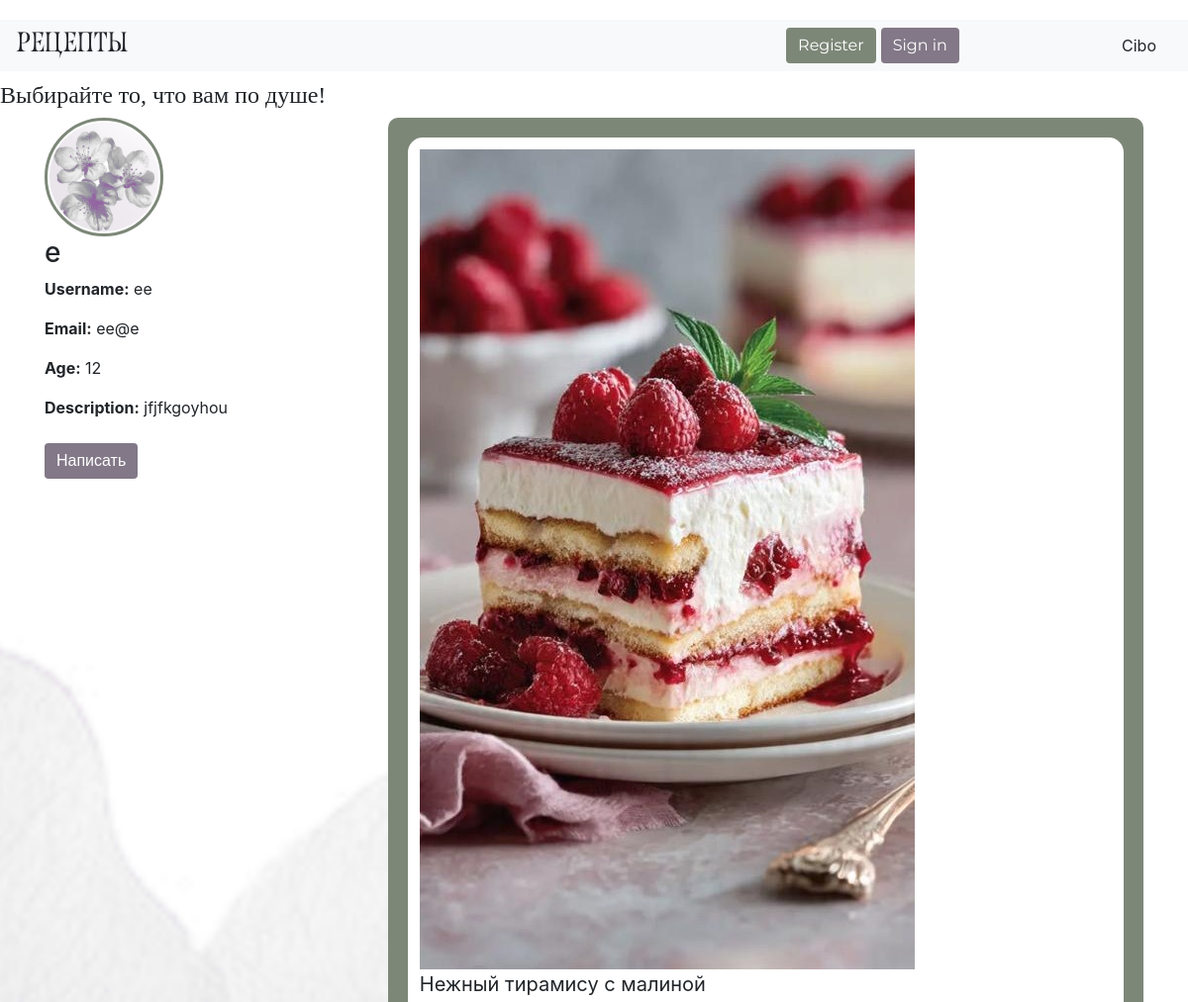
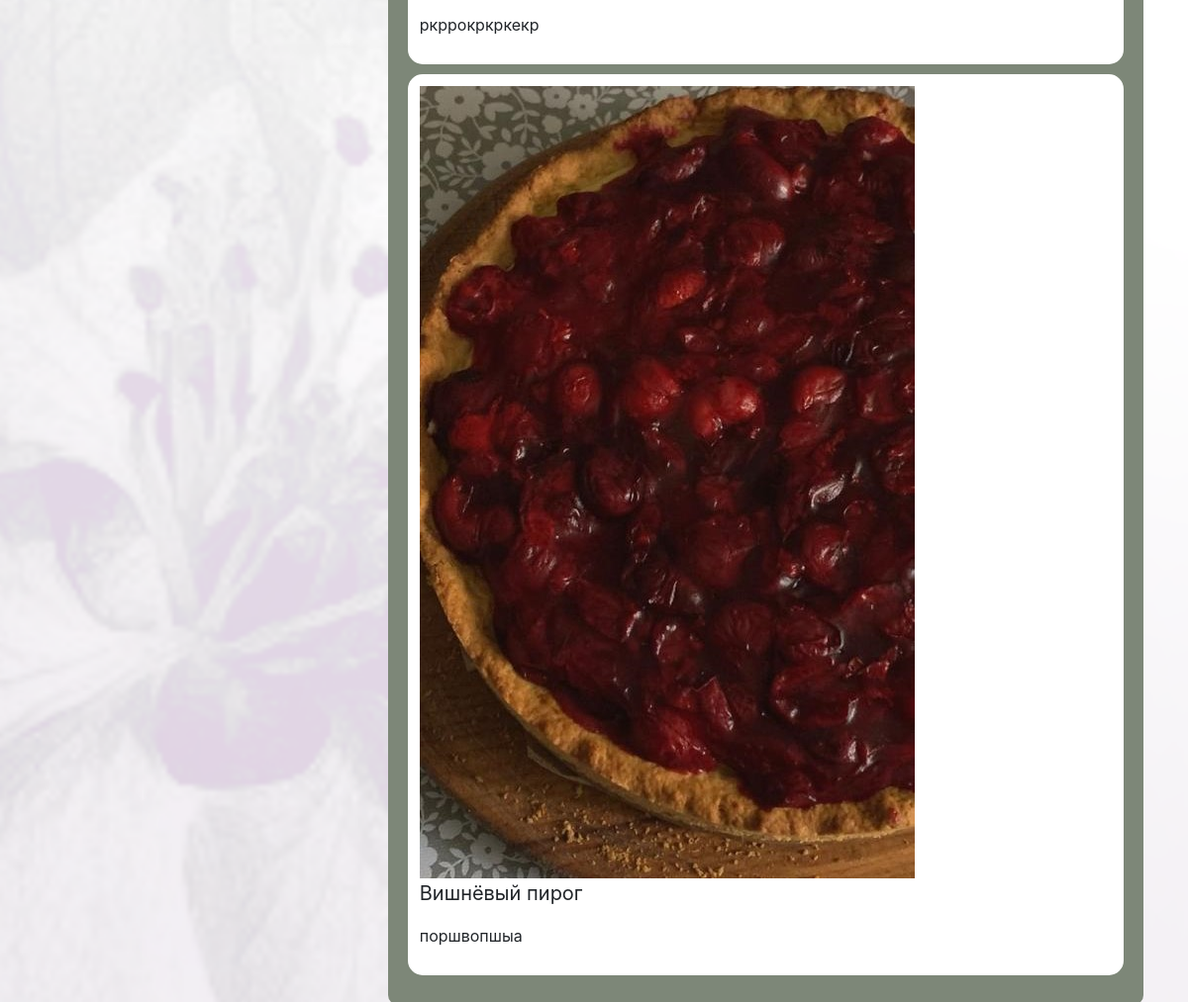
/profile/2, run on an earlier commit of the app's database (2 pictures, top to bottom).
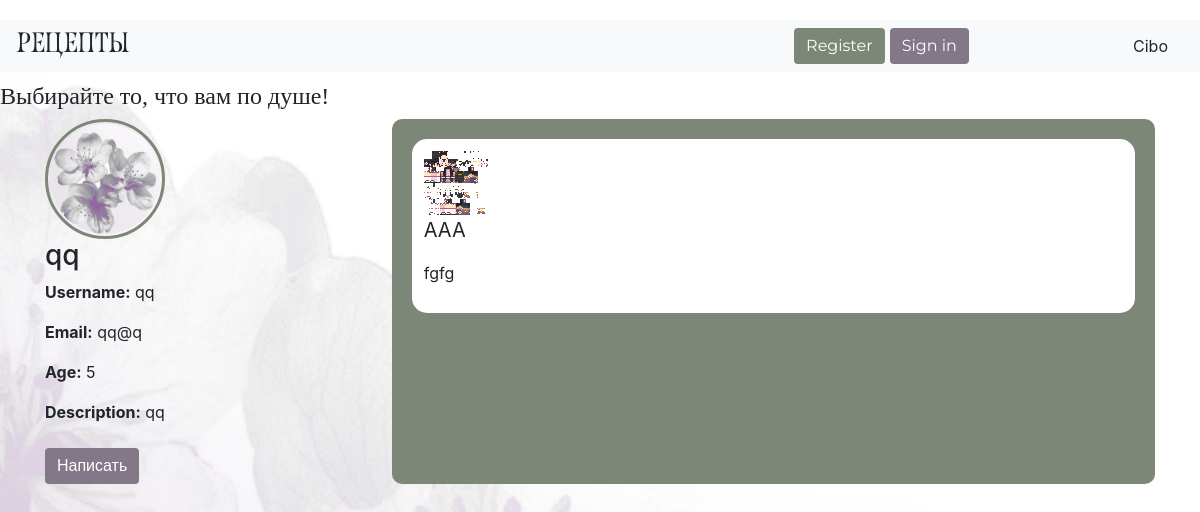
And on a later commit of the database.
### data/user.py (models this page shows, shortened)
class User(SqlAlchemyBase, UserMixin):
    __tablename__ = 'users'
    id = sa.Column(sa.Integer, primary_key=True, autoincrement=True)
    email = sa.Column(sa.String, index=True, unique=True, nullable=False)
    username = sa.Column(sa.String, nullable=True)
    name = sa.Column(sa.String, nullable=True)
    age = sa.Column(sa.Integer, nullable=True)
    description = sa.Column(sa.String, nullable=True)
    hashed_password = sa.Column(sa.String, nullable=True)
    avatar = sa.Column(sa.String, nullable=True)
    subscribers = sa.Column(sa.Integer, default=0)
    recipes = relationship("Recipe", back_populates="user")

### data/recipes.py (models this page shows)
class Recipe(SqlAlchemyBase):
    __tablename__ = 'recipes'
    id = sa.Column(sa.Integer, primary_key=True, autoincrement=True)
    user_id = sa.Column(sa.Integer, sa.ForeignKey('users.id'))
    title = sa.Column(sa.String, nullable=True)
    text = sa.Column(sa.String, nullable=True)
    image = sa.Column(sa.String, nullable=True)
    category = sa.Column(sa.String, nullable=True)
    cuisine = sa.Column(sa.String, nullable=True)
    complexity = sa.Column(sa.Integer, nullable=True)
    ingredients = sa.Column(sa.String, nullable=False)
    cooking_time = sa.Column(sa.Integer, nullable=True)
    type = sa.Column(sa.String, nullable=True)
    likes = sa.Column(sa.Integer, default=0)
    views = sa.Column(sa.Integer, default=0)
    user = relationship("User", back_populates="recipes")

### main.py (the view)
@app.route('/profile/<int:user_id>')
def profile(user_id):
    session = create_session()
    user = session.get(User, user_id)
    if not user:
        return "Пользователь не найден"
    recipes = session.query(Recipe).filter(Recipe.user_id == user.id).all()
    return render_template("profile.html", user=user, recipes=recipes)

### data/db_session.py (called while the page is built)
def create_session() -> Session:
    global __factory
    return __factory()

### templates/profile.html (shortened to what this page needs)
{% extends "base.html" %}
{% block content %}
<div class="profile-container">
    <div class="profile-left">
        <img src="{{ url_for('static', filename=user.avatar or 'img/base_av.png') }}"
             class="profile-avatar">
        <h3>{{ user.name }}</h3>
        <p><b>Username:</b> {{ user.username }}</p>
        <p><b>Email:</b> {{ user.email }}</p>
        <p><b>Age:</b> {{ user.age }}</p>
        <p><b>Description:</b> {{ user.description }}</p>
        {% if current_user.is_authenticated and current_user.id == user.id %}
            <a href="/edit_profile" class="btn btn-custom-green mt-2">
                Редактировать
            </a>
            <a href="/chats" class="btn btn-custom-purple mt-2">Чаты</a>
        {% else %}
            <a href="/chat/{{ user.id }}" class="btn btn-custom-purple mt-2">
                Написать
            </a>
        {% endif %}
    </div>
    <div class="profile-right">
        {% if recipes %}
            {% for recipe in recipes %}
                <div class="recipe-card">
                    {% if recipe.image %}
                        <img src="{{ url_for('static', filename=recipe.image) }}">
                    {% endif %}
                    <p style="font-size: 20px;">{{ recipe.title }}</p>
                    <p>{{ recipe.text }}</p>
                </div>
            {% endfor %}
        {% else %}
            <div class="no-recipes">
                {{ user.name }} пока не опубликовал(а) ни одного рецепта
            </div>
        {% endif %}
    </div>
</div>
{% endblock %}

What changed in the data, as far as the page shows it:
removed Recipe: image (picture), title "Нежный тирамису с малиной", text "ркррокркркекр"
removed Recipe: image (picture), title "Вишнёвый пирог", text "поршвопшыа"
changed User: name "e" → "qq"; username "ee" → "qq"; email "ee@e" → "qq@q"; age "12" → "5"; description "jfjfkgoyhou" → "qq"
now on this page (row edited): Recipe: image (picture), title "AAA", text "fgfg"
